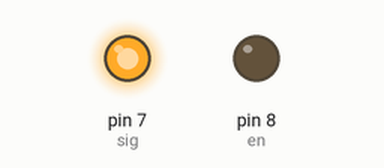
Bench run of a sketch on a simulated Arduino Uno, built with avr-gcc and run on an emulated ATmega328P. On the bench: output pins drawn as LEDs (lit = HIGH). Pins used as bus, display or sensor lines are not drawn.

Above: at 2.5 s.
At 7.5 s:
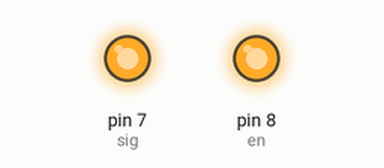
Timing chart, 0 to 11.5 s (numbered marks = the images above):
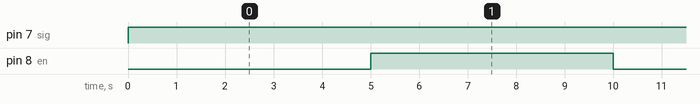

Measured:
- by itself, pin 7 (sig): LOW → HIGH at 0.00 s
- by itself, pin 8 (en): alternates HIGH for 5.0 s and LOW for 5.0 s

The sketch:

sketch_aug12a.ino
```cpp
const int s0=9;
const int s1=10;
const int s2=11;
const int s3=12;
const int en=8;
const int sig=7;
void setup() {
  // put your setup code here, to run once:
  pinMode(s0,OUTPUT);
  pinMode(s1,OUTPUT);
  pinMode(s2,OUTPUT);
  pinMode(s3,OUTPUT);

  pinMode(en,OUTPUT);
  pinMode(sig,OUTPUT);
//  pinMode(s0,OUTPUT);
//  pinMode(s0,OUTPUT);
  digitalWrite(s0, LOW);
digitalWrite(s1, HIGH);
digitalWrite(s2, LOW);
digitalWrite(s3, LOW);


}

void loop() {
  // put your main code here, to run repeatedly:

  digitalWrite(en, LOW);

digitalWrite(sig, HIGH);
delay(5000);
digitalWrite(en, HIGH);
delay(5000);


}
```
